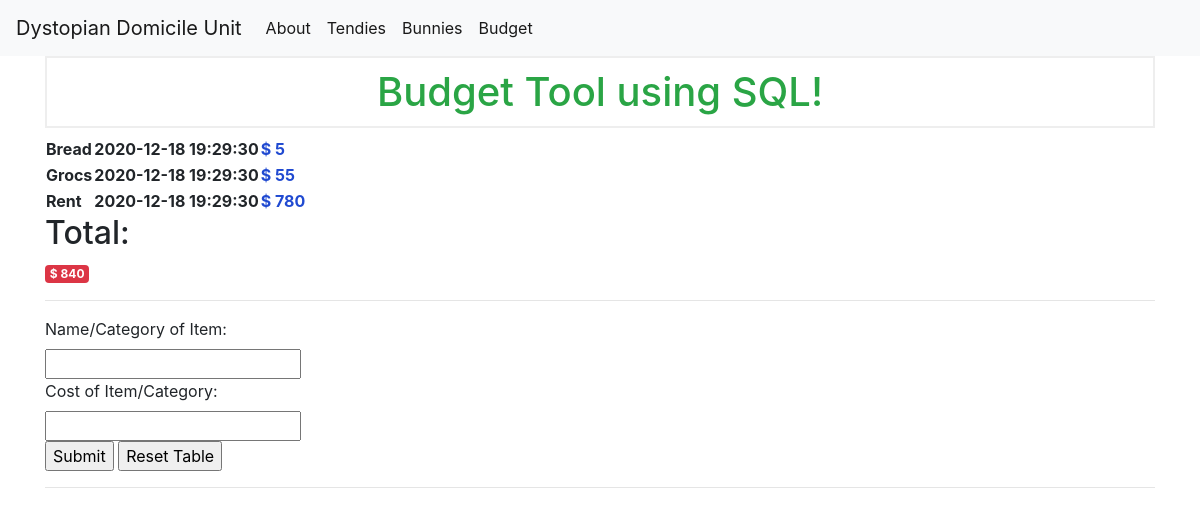
The page /budget on the database as committed earlier.
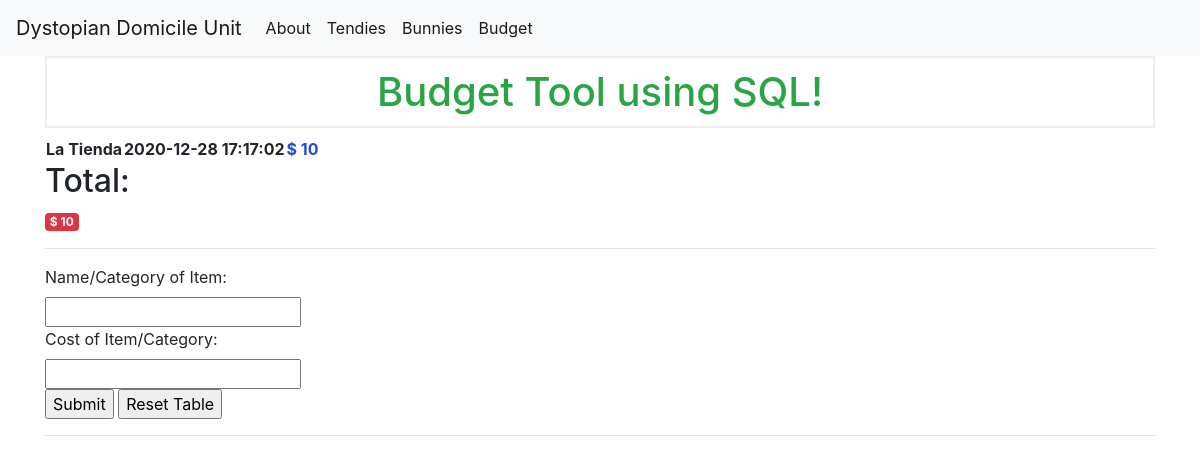
The same page on the database as committed later.
### tables this page shows
CREATE TABLE budget (
    id INTEGER PRIMARY KEY AUTOINCREMENT,
    created TIMESTAMP NOT NULL DEFAULT CURRENT_TIMESTAMP,
    category TEXT NOT NULL,
    notes TEXT NOT NULL,
    dollar INT DEFAULT 0
);

### reminder.py (the view, shortened to what this page needs)
@app.route('/budget', methods=('GET', 'POST'))
def budget():
    if request.method == 'GET':
        conn = get_db_connection()
        columns = conn.execute('SELECT * FROM budget').fetchall() # commit not needed because fetching values
        total = conn.execute('SELECT SUM(dollar) from budget').fetchone()[0]
        conn.close()
        return render_template('budget.html', columns=columns, total=total)

### reminder.py (called while the page is built)
def get_db_connection():
    conn = sqlite3.connect('database.db')
    conn.row_factory = sqlite3.Row
    return conn

### templates/budget.html
{% extends 'base.html' %}
{% block content %}
    <h1>{% block title %}Budget Tool using SQL!{% endblock %}</h1>
    <table>
    {% for column in columns %}
    <tr>
        <th>{{ column['category'] }}</th>
        <th>  {{ column['created'] }}  </th>
        <th id="dollaramount"> $ {{ column['dollar'] }}</th>
    </tr>
    {% endfor %}
    </table>
    <h2>Total:</h2>
    <span class="badge badge-danger">$ {{ total }}</span>
    <hr>
    <form action="" method="post">
        <label for="category">Name/Category of Item:</label><br>
        <input type="text" id="category" name="category"><br>
        <label for="cost">Cost of Item/Category:</label><br>
        <input type="text" id="cost" name="cost"><br>
        <input type="submit" value="Submit">
        <input type="submit" name="reset button" value="Reset Table">
        <hr>
    </form>
{% endblock %}

### templates/base.html (shortened to what this page needs)
<!doctype html>
<html lang="en">
  <head>
    <link rel="stylesheet" href="{{ url_for('static', filename= 'css/style.css') }}">
    <link rel="stylesheet" href="https://stackpath.bootstrapcdn.com/bootstrap/4.3.1/css/bootstrap.min.css">
  </head>
  <body>
    <nav class="navbar navbar-expand-md navbar-light bg-light">
        <a class="navbar-brand" href="{{ url_for('index')}}">Dystopian Domicile Unit</a>
        <div class="collapse navbar-collapse" id="navbarNav">
            <ul class="navbar-nav">
            <li class="nav-item active">
                <a class="nav-link" href="{{ url_for('about')}}">About</a>
            </li>
            <li class="nav-item active">
                <a class="nav-link" href="{{ url_for('tender')}}">Tendies</a>
            </li>
            <li class="nav-item active">
                <a class="nav-link" href="{{ url_for('bunny')}}">Bunnies</a>
            </li>
            <li class="nav-item active">
                <a class="nav-link" href="{{ url_for('budget')}}">Budget</a>
            </li>
            </ul>
        </div>
    </nav>
    <div class="container">
        {% block content %} {% endblock %}
    </div>
  </body>
</html>

### static/css/style.css (style rules this page uses)
h1 { border: 2px #eee solid; color: rgb(42, 165, 69); text-align: center; padding: 10px; }
#dollaramount { color: rgb(32, 74, 209) }

Rows that differ between the two databases and show on the page:
removed budget: category "Bread", created "2020-12-18 19:29:30", dollar "5"
removed budget: category "Grocs", created "2020-12-18 19:29:30", dollar "55"
removed budget: category "Rent", created "2020-12-18 19:29:30", dollar "780"
added budget: category "La Tienda", created "2020-12-28 17:17:02", dollar "10"
Other text that changed with them:
{{ total }}: "840" → "10"
